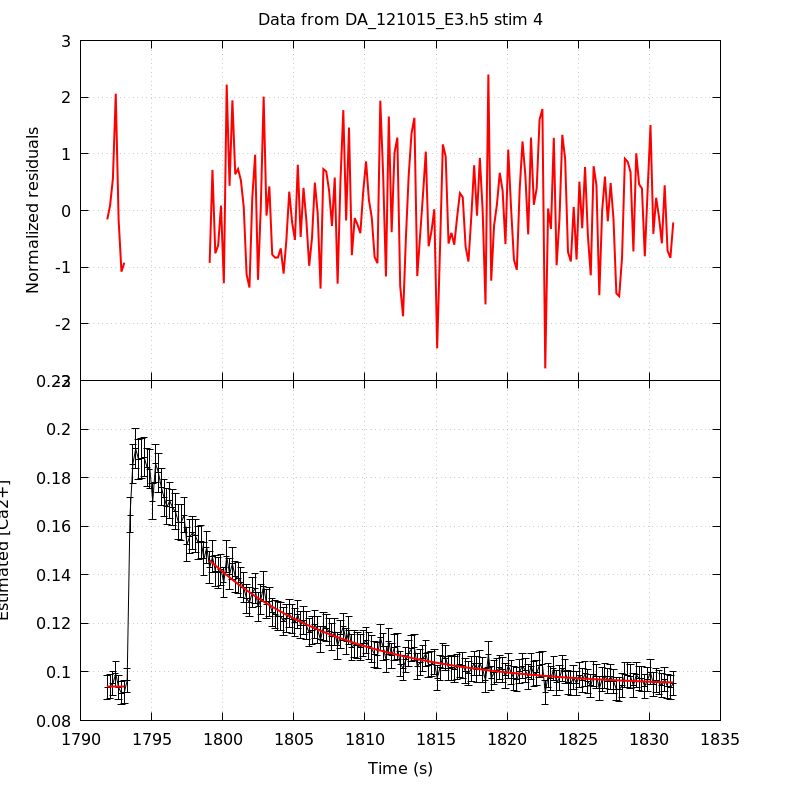

gnuplot code for this plot:
unset key
set grid
set multiplot title 'Data from DA_121015_E3.h5 stim 4' noenhanced layout 2,1 margins 0.1,0.9,0.1,0.95 spacing 0,0
set ylabel 'Normalized residuals'
set xtics format ''
plot 'DA_121015_E3_aba_RatioFit_s4' using 1:4 with lines linecolor rgb 'red' linewidth 2
set format x '%g'
set xlabel 'Time (s)'
set ylabel 'Estimated [Ca2+]'
plot 'DA_121015_E3_aba_CaRatio_s4' using 1:2:($3*1.96) with yerrorlines \
     linecolor rgb 'black' linewidth 1,                \
     'DA_121015_E3_aba_RatioFit_s4' using 1:3 with lines linecolor rgb 'red'\
     linewidth 2
unset multiplot
